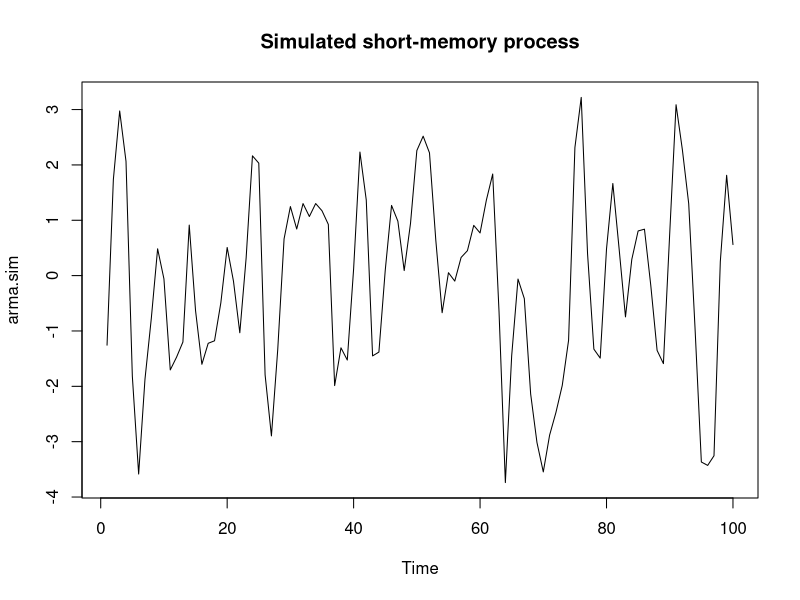
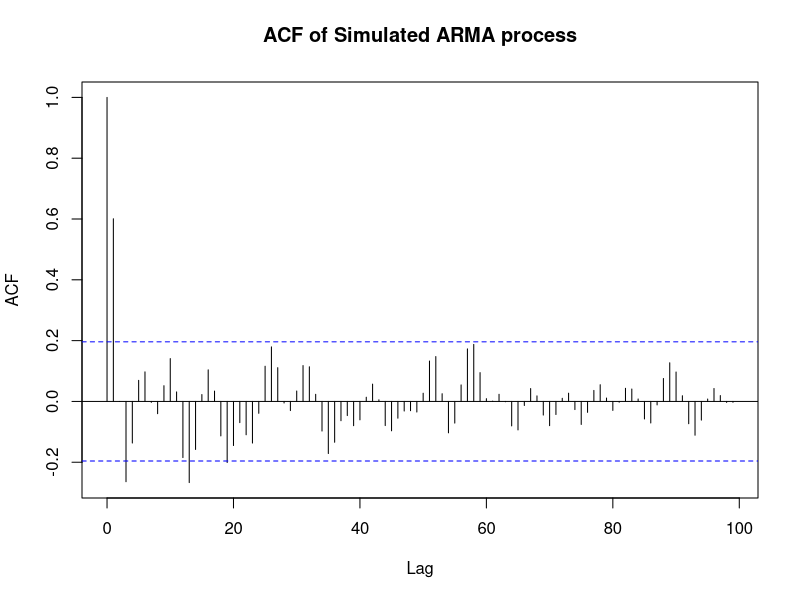

Recreate these plots in R, in order.
#ARMA simulate data
arma.sim <- arima.sim(model=list(ar=c(0.5,-0.2),ma=c(0.6,0.1)),n=100)
arma.sim

#plot ARMA data
ts.plot(arma.sim,main="Simulated short-memory process")

# plot ACF against Lag
arma.acs <- acf(arma.sim, lag.max=100, type="correlation",plot=T,main="ACF of Simulated ARMA process")

